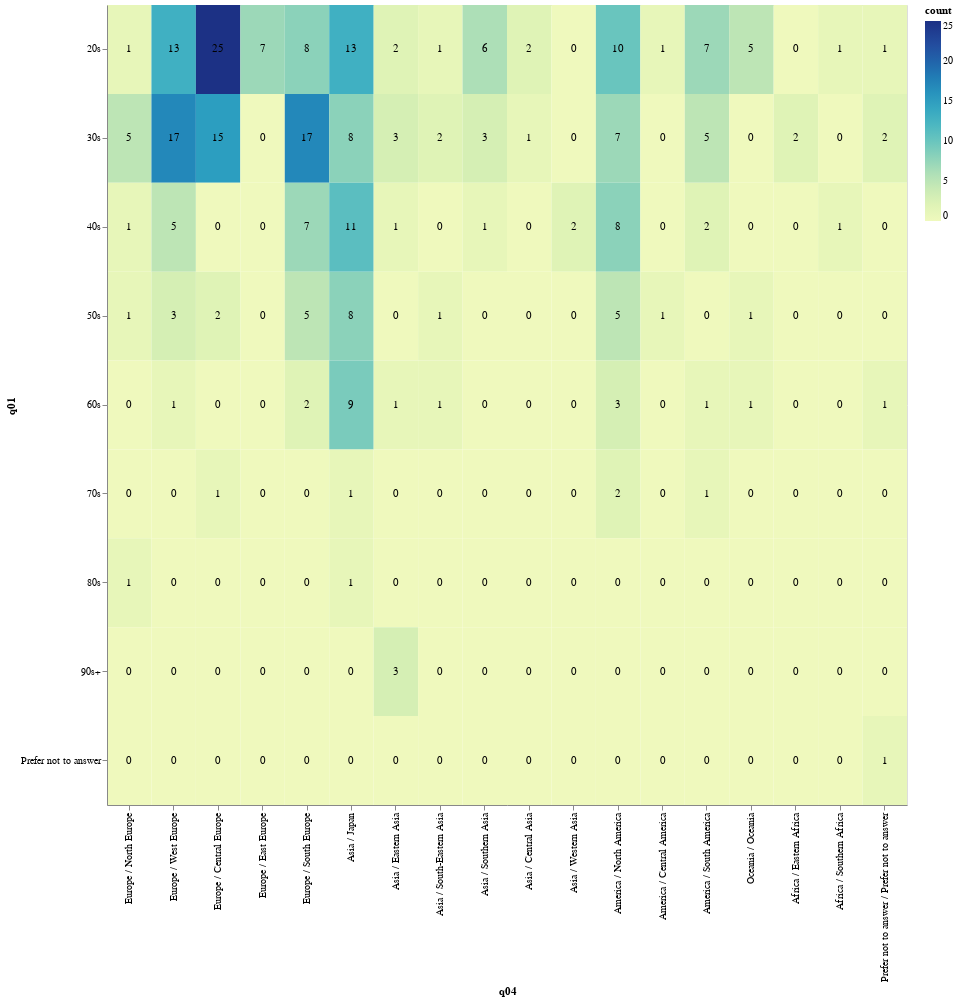

Notebook source saved alongside this figure:
### Code cell
i = 4
display(ctabs[i])
display(chi2s[i].pvalue)
charts[i]

### Figure 1 — Vega-Lite specification as saved in the notebook (floating-point values rounded to 4 significant figures; data arrays with more than 128 entries replaced by an {"elided": "..."} marker saying what was removed)
{"config": {"view": {"continuousWidth": 300, "continuousHeight": 300}}, "layer": [{"mark": {"type": "rect"}, "encoding": {"color": {"field": "count", "type": "quantitative"}, "x": {"field": "q04", "sort": ["Europe / North Europe", "Europe / West Europe", "Europe / Central Europe", "Europe / East Europe", "Europe / South Europe", "Asia / Japan", "Asia / Eastern Asia", "Asia / South-Eastern Asia", "Asia / Southern Asia", "Asia / Central Asia", "Asia / Western Asia", "America / North America", "America / Central America", "America / South America", "Oceania / Oceania", "Africa / Northern Africa", "Africa / Western Africa", "Africa / Middle Africa", "Africa / Eastern Africa", "Africa / Southern Africa", "Prefer not to answer / Prefer not to answer"], "type": "ordinal"}, "y": {"field": "q01", "sort": ["10s", "20s", "30s", "40s", "50s", "60s", "70s", "80s", "90s+", "Prefer not to answer"], "type": "ordinal"}}}, {"mark": {"type": "text"}, "encoding": {"text": {"field": "count", "type": "quantitative"}, "x": {"field": "q04", "sort": ["Europe / North Europe", "Europe / West Europe", "Europe / Central Europe", "Europe / East Europe", "Europe / South Europe", "Asia / Japan", "Asia / Eastern Asia", "Asia / South-Eastern Asia", "Asia / Southern Asia", "Asia / Central Asia", "Asia / Western Asia", "America / North America", "America / Central America", "America / South America", "Oceania / Oceania", "Africa / Northern Africa", "Africa / Western Africa", "Africa / Middle Africa", "Africa / Eastern Africa", "Africa / Southern Africa", "Prefer not to answer / Prefer not to answer"], "type": "ordinal"}, "y": {"field": "q01", "sort": ["10s", "20s", "30s", "40s", "50s", "60s", "70s", "80s", "90s+", "Prefer not to answer"], "type": "ordinal"}}}], "data": {"name": "data-3f2eecb4b875387adc35aac27d9e2e42"}, "height": 800, "width": 800, "$schema": "https://vega.github.io/schema/vega-lite/v5.8.0.json", "datasets": {"data-3f2eecb4b875387adc35aac27d9e2e42": {"elided": "162 records"}}}
